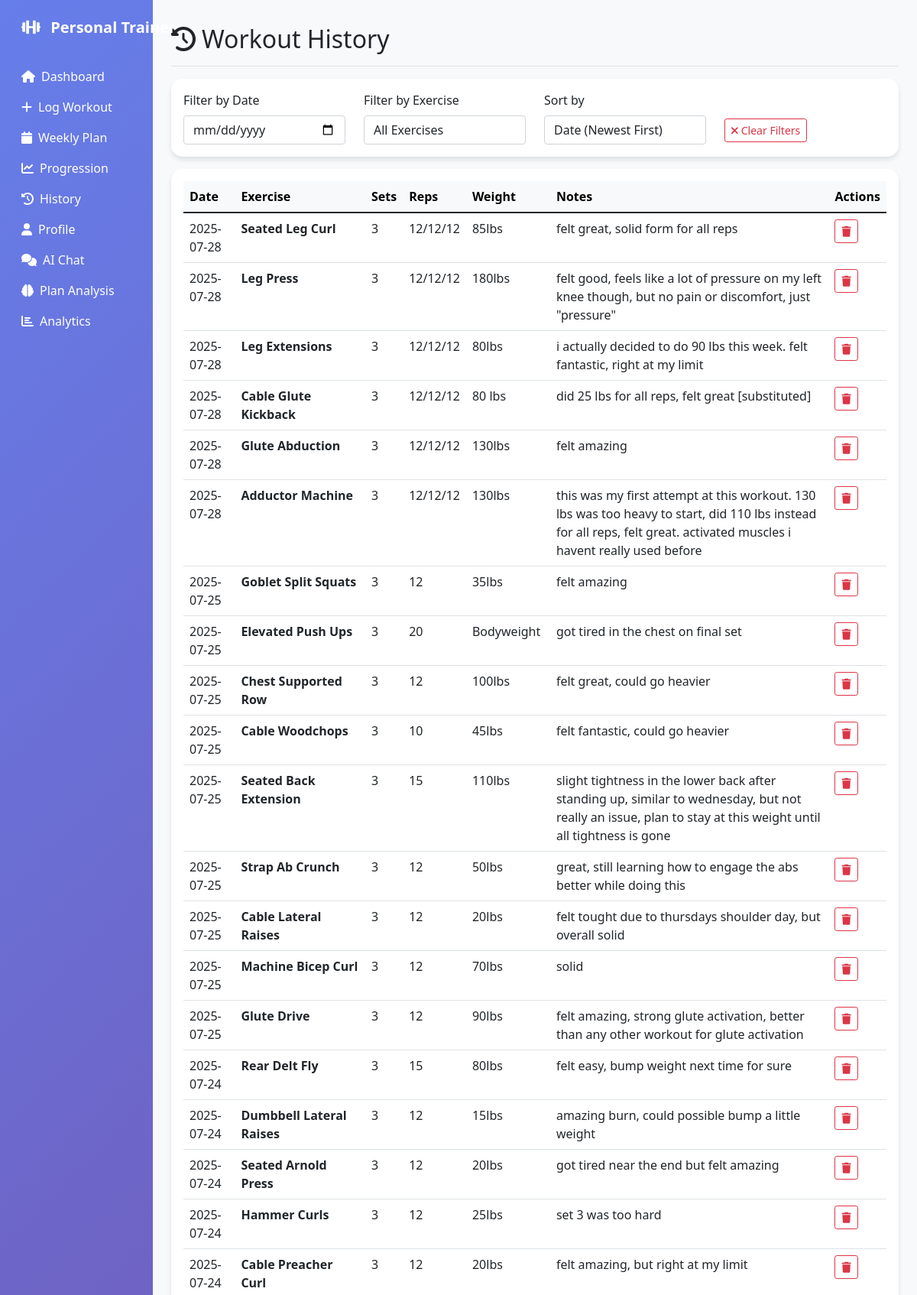
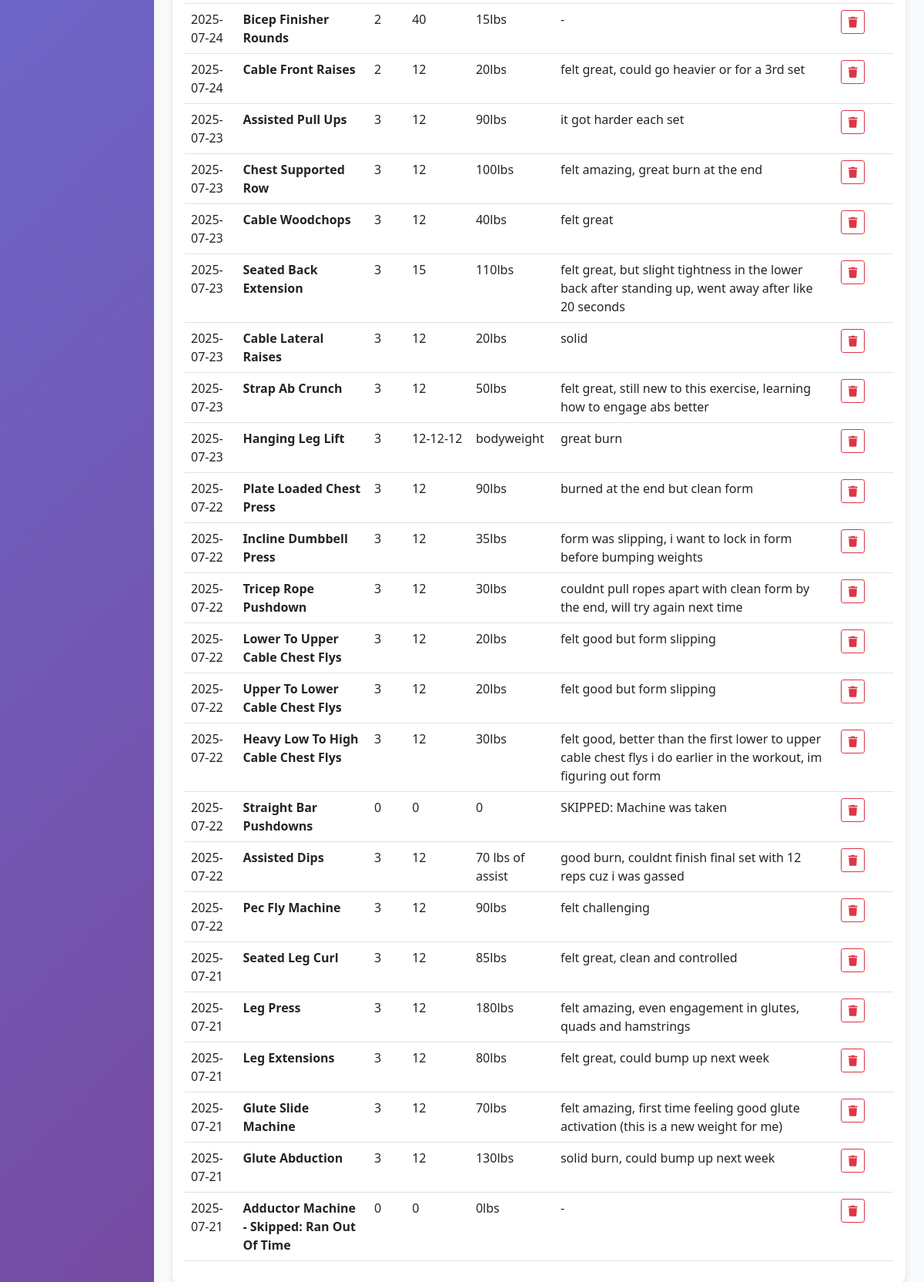
The app's page /history with its own data (2 pictures, top to bottom).
### tables this page shows
CREATE TABLE workouts (
    id INTEGER PRIMARY KEY AUTOINCREMENT,
    exercise_name TEXT,
    sets INTEGER,
    reps TEXT,
    weight TEXT,
    date_logged TEXT,
    notes TEXT
, substitution_reason TEXT, performance_context TEXT, environmental_factors TEXT, difficulty_rating INTEGER, gym_location TEXT);

### app.py (the view)
@app.route('/history')
def history():
    conn = sqlite3.connect('workout_logs.db')
    cursor = conn.cursor()
    cursor.execute('SELECT exercise_name, sets, reps, weight, date_logged, notes, id FROM workouts ORDER BY date_logged DESC')
    workouts = cursor.fetchall()
    conn.close()
    return render_template('history.html', workouts=workouts)

### templates/history.html (shortened to what this page needs)
{% extends "base.html" %}
{% block content %}
<div class="d-flex justify-content-between flex-wrap flex-md-nowrap align-items-center pt-3 pb-2 mb-3 border-bottom">
    <h1 class="h2"><i class="fas fa-history me-2"></i>Workout History</h1>
</div>
<div class="card mb-3">
    <div class="card-body">
        <div class="row align-items-center">
            <div class="col-md-3">
                <label for="dateFilter" class="form-label">Filter by Date</label>
                <input type="date" class="form-control" id="dateFilter" onchange="filterWorkouts()">
            </div>
            <div class="col-md-3">
                <label for="exerciseFilter" class="form-label">Filter by Exercise</label>
                <select class="form-control" id="exerciseFilter" onchange="filterWorkouts()">
                    <option value="">All Exercises</option>
                    {% set exercises = workouts | map(attribute=0) | list | unique %}
                </select>
            </div>
            <div class="col-md-3">
                <label for="sortBy" class="form-label">Sort by</label>
                <select class="form-control" id="sortBy" onchange="sortWorkouts()">
                    <option value="date-desc">Date (Newest First)</option>
                </select>
            </div>
            <div class="col-md-3">
                <label class="form-label">&nbsp;</label>
                <div>
                    <button class="btn btn-outline-danger btn-sm" onclick="clearFilters()">
                        <i class="fas fa-times me-1"></i>Clear Filters
                    </button>
                </div>
            </div>
        </div>
    </div>
</div>
<div class="card">
    <div class="card-body">
        {% if workouts %}
            <div class="table-responsive">
                <table class="table table-hover" id="workoutsTable">
                    <thead class="table-light">
                        <tr>
                            <th>Date</th>
                            <th>Exercise</th>
                            <th>Sets</th>
                            <th>Reps</th>
                            <th>Weight</th>
                            <th>Notes</th>
                            <th>Actions</th>
                        </tr>
                    </thead>
                    <tbody>
                        {% for workout in workouts %}
                            {% set exercise, sets, reps, weight, date, notes, workout_id = workout %}
                            <tr data-workout-id="{{ workout_id }}" data-date="{{ date }}" data-exercise="{{ exercise }}" data-weight="{{ weight }}">
                                <td>{{ date }}</td>
                                <td><strong>{{ exercise.title() }}</strong></td>
                                <td>{{ sets }}</td>
                                <td>{{ reps }}</td>
                                <td>{{ weight }}</td>
                                <td>{{ notes or '-' }}</td>
                                <td>
                                    <button class="btn btn-sm btn-outline-danger" onclick="deleteWorkout({{ workout_id }}, '{{ exercise }}', '{{ date }}')" title="Delete">
                                        <i class="fas fa-trash"></i>
                                    </button>
                                </td>
                            </tr>
                        {% endfor %}
                    </tbody>
                </table>
            </div>
        {% else %}
            <div class="text-center py-5">
                <i class="fas fa-dumbbell fa-3x text-muted mb-3"></i>
                <h5>No workouts logged yet</h5>
                <p class="text-muted">Start by <a href="{{ url_for('log_workout') }}">logging your first workout</a>!</p>
            </div>
        {% endif %}
    </div>
</div>
{% endblock %}

### templates/base.html (style rules this page uses)
.card { border: none; border-radius: 15px; box-shadow: 0 4px 6px rgba(0, 0, 0, 0.1); }

### records on screen
workouts: date_logged "2025-07-28", title "Seated Leg Curl", sets "3", reps "12/12/12", weight "85lbs", notes "felt great, solid form for all reps"
workouts: date_logged "2025-07-28", title "Leg Press", sets "3", reps "12/12/12", weight "180lbs", notes "felt good, feels like a lot of pressure on my left knee though, but no pain or discomfort, just \"pressure\""
workouts: date_logged "2025-07-28", title "Leg Extensions", sets "3", reps "12/12/12", weight "80lbs", notes "i actually decided to do 90 lbs this week. felt fantastic, right at my limit"
workouts: date_logged "2025-07-28", title "Cable Glute Kickback", sets "3", reps "12/12/12", weight "80 lbs", notes "did 25 lbs for all reps, felt great [substituted]"
workouts: date_logged "2025-07-28", title "Glute Abduction", sets "3", reps "12/12/12", weight "130lbs", notes "felt amazing"
workouts: date_logged "2025-07-28", title "Adductor Machine", sets "3", reps "12/12/12", weight "130lbs", notes "this was my first attempt at this workout. 130 lbs was too heavy to start, did 110 lbs instead for all reps, felt great. activated muscles i havent really used before"
workouts: date_logged "2025-07-25", title "Goblet Split Squats", sets "3", reps "12", weight "35lbs", notes "felt amazing"
workouts: date_logged "2025-07-25", title "Elevated Push Ups", sets "3", reps "20", weight "Bodyweight", notes "got tired in the chest on final set"
workouts: date_logged "2025-07-25", title "Chest Supported Row", sets "3", reps "12", weight "100lbs", notes "felt great, could go heavier"
workouts: date_logged "2025-07-25", title "Cable Woodchops", sets "3", reps "10", weight "45lbs", notes "felt fantastic, could go heavier"
workouts: date_logged "2025-07-25", title "Seated Back Extension", sets "3", reps "15", weight "110lbs", notes "slight tightness in the lower back after standing up, similar to wednesday, but not really an issue, plan to stay at this weight until all tightness is gone"
workouts: date_logged "2025-07-25", title "Strap Ab Crunch", sets "3", reps "12", weight "50lbs", notes "great, still learning how to engage the abs better while doing this"
workouts: date_logged "2025-07-25", title "Cable Lateral Raises", sets "3", reps "12", weight "20lbs", notes "felt tought due to thursdays shoulder day, but overall solid"
workouts: date_logged "2025-07-25", title "Machine Bicep Curl", sets "3", reps "12", weight "70lbs", notes "solid"
workouts: date_logged "2025-07-25", title "Glute Drive", sets "3", reps "12", weight "90lbs", notes "felt amazing, strong glute activation, better than any other workout for glute activation"
workouts: date_logged "2025-07-24", title "Rear Delt Fly", sets "3", reps "15", weight "80lbs", notes "felt easy, bump weight next time for sure"
workouts: date_logged "2025-07-24", title "Dumbbell Lateral Raises", sets "3", reps "12", weight "15lbs", notes "amazing burn, could possible bump a little weight"
workouts: date_logged "2025-07-24", title "Seated Arnold Press", sets "3", reps "12", weight "20lbs", notes "got tired near the end but felt amazing"
workouts: date_logged "2025-07-24", title "Hammer Curls", sets "3", reps "12", weight "25lbs", notes "set 3 was too hard"
workouts: date_logged "2025-07-24", title "Cable Preacher Curl", sets "3", reps "12", weight "20lbs", notes "felt amazing, but right at my limit"
workouts: date_logged "2025-07-24", title "Bicep Finisher Rounds", sets "2", reps "40", weight "15lbs", notes "-"
workouts: date_logged "2025-07-24", title "Cable Front Raises", sets "2", reps "12", weight "20lbs", notes "felt great, could go heavier or for a 3rd set"
workouts: date_logged "2025-07-23", title "Assisted Pull Ups", sets "3", reps "12", weight "90lbs", notes "it got harder each set"
workouts: date_logged "2025-07-23", title "Chest Supported Row", sets "3", reps "12", weight "100lbs", notes "felt amazing, great burn at the end"
workouts: date_logged "2025-07-23", title "Cable Woodchops", sets "3", reps "12", weight "40lbs", notes "felt great"
workouts: date_logged "2025-07-23", title "Seated Back Extension", sets "3", reps "15", weight "110lbs", notes "felt great, but slight tightness in the lower back after standing up, went away after like 20 seconds"
workouts: date_logged "2025-07-23", title "Cable Lateral Raises", sets "3", reps "12", weight "20lbs", notes "solid"
workouts: date_logged "2025-07-23", title "Strap Ab Crunch", sets "3", reps "12", weight "50lbs", notes "felt great, still new to this exercise, learning how to engage abs better"
workouts: date_logged "2025-07-23", title "Hanging Leg Lift", sets "3", reps "12-12-12", weight "bodyweight", notes "great burn"
workouts: date_logged "2025-07-22", title "Plate Loaded Chest Press", sets "3", reps "12", weight "90lbs", notes "burned at the end but clean form"
workouts: date_logged "2025-07-22", title "Incline Dumbbell Press", sets "3", reps "12", weight "35lbs", notes "form was slipping, i want to lock in form before bumping weights"
workouts: date_logged "2025-07-22", title "Tricep Rope Pushdown", sets "3", reps "12", weight "30lbs", notes "couldnt pull ropes apart with clean form by the end, will try again next time"
workouts: date_logged "2025-07-22", title "Lower To Upper Cable Chest Flys", sets "3", reps "12", weight "20lbs", notes "felt good but form slipping"
workouts: date_logged "2025-07-22", title "Upper To Lower Cable Chest Flys", sets "3", reps "12", weight "20lbs", notes "felt good but form slipping"
workouts: date_logged "2025-07-22", title "Heavy Low To High Cable Chest Flys", sets "3", reps "12", weight "30lbs", notes "felt good, better than the first lower to upper cable chest flys i do earlier in the workout, im figuring out form"
workouts: date_logged "2025-07-22", title "Straight Bar Pushdowns", sets "0", reps "0", weight "0", notes "SKIPPED: Machine was taken"
workouts: date_logged "2025-07-22", title "Assisted Dips", sets "3", reps "12", weight "70 lbs of assist", notes "good burn, couldnt finish final set with 12 reps cuz i was gassed"
workouts: date_logged "2025-07-22", title "Pec Fly Machine", sets "3", reps "12", weight "90lbs", notes "felt challenging"
workouts: date_logged "2025-07-21", title "Seated Leg Curl", sets "3", reps "12", weight "85lbs", notes "felt great, clean and controlled"
workouts: date_logged "2025-07-21", title "Leg Press", sets "3", reps "12", weight "180lbs", notes "felt amazing, even engagement in glutes, quads and hamstrings"
workouts: date_logged "2025-07-21", title "Leg Extensions", sets "3", reps "12", weight "80lbs", notes "felt great, could bump up next week"
workouts: date_logged "2025-07-21", title "Glute Slide Machine", sets "3", reps "12", weight "70lbs", notes "felt amazing, first time feeling good glute activation (this is a new weight for me)"
workouts: date_logged "2025-07-21", title "Glute Abduction", sets "3", reps "12", weight "130lbs", notes "solid burn, could bump up next week"
workouts: date_logged "2025-07-21", title "Adductor Machine - Skipped: Ran Out Of Time", sets "0", reps "0", weight "0lbs", notes "-"
